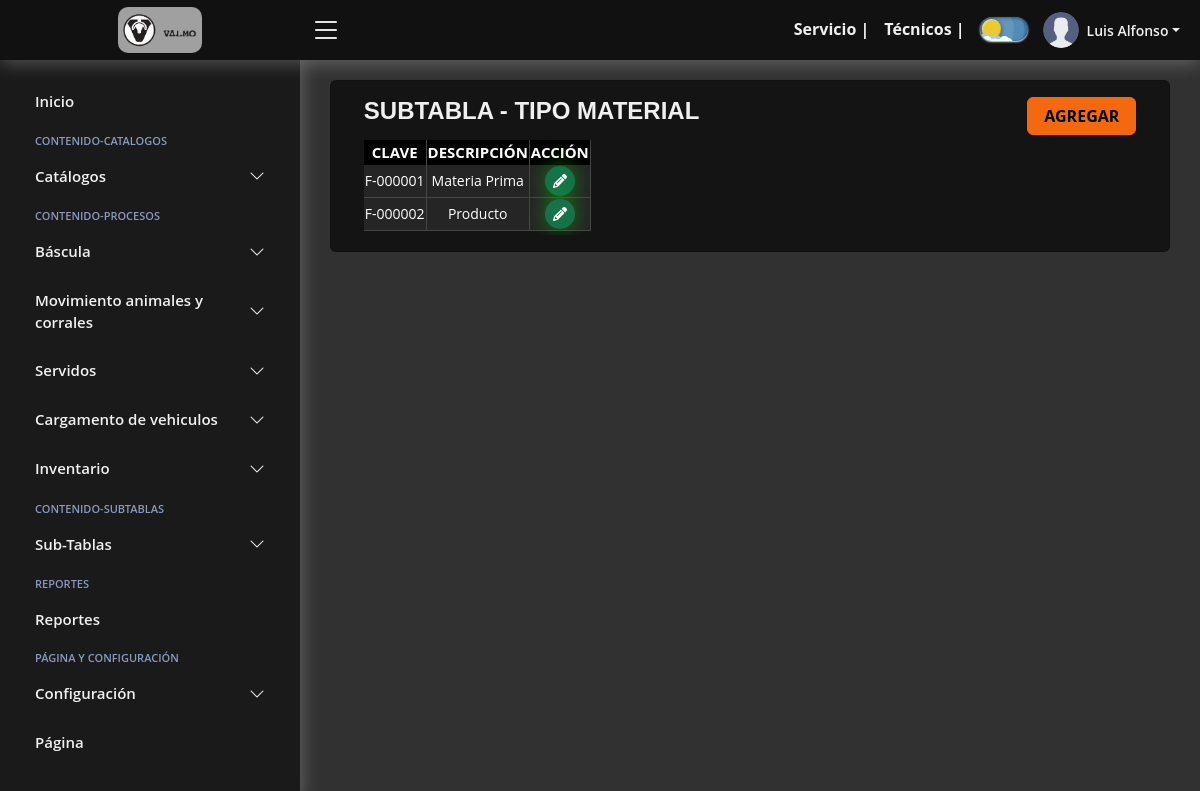
Screenshot of /SubTabla-Tipo-Material/ (signed in) with the database file from the repository.
### Aplicacion/models.py (models this page shows)
class tblTipoMaterial(models.Model):
    ID = models.AutoField(primary_key=True)
    Clave = models.CharField(max_length=15, null=True)
    Descripcion = models.CharField(max_length=150,null=True)

### Aplicacion/CRUD/mostrarSubTabla.py (the view)
def TablaTipoMaterial(request):
    grupos = grupo_user(request)
    TTipoMaterial = tblTipoMaterial.objects.all()
    ServiciosWeb = servicioActivo()
    return render(request, 'SubTablas/TipoMaterial/index.html',{'grupos': grupos,'ServiciosWeb': ServiciosWeb,
    'TTipoMaterial': TTipoMaterial})

### Aplicacion/views.py (called while the page is built)
@login_required
def grupo_user(request):
    user = request.user
    if user.groups.exists():
        grupo = user.groups.first()
        grupos_user = grupo.name
        grupos = grupos_user
        return grupos

def servicioActivo():
    ServiciosWeb = tblServiciosWeb.objects.get(ID=1)
    FechaDeHoy = date.today().strftime('%Y-%m-%d')
    FechaDeHoy = date.today()
    if ServiciosWeb.FechaVencimiento <= FechaDeHoy:
        fecha_vencimiento = datetime.combine(
            ServiciosWeb.FechaVencimiento, datetime.min.time())
        diferencia = FechaDeHoy - fecha_vencimiento.date()
        dias_pasados = diferencia.days
        EstadoDePago = False
        save_servicio = tblServiciosWeb.objects.get(ID=1)
        save_servicio.EstadoPago = EstadoDePago
        save_servicio.save()
        if ServiciosWeb.EstadoPago == False and dias_pasados == 5:
            Servicios = False
            save_servicio = tblServiciosWeb.objects.get(ID=1)
            save_servicio.Servicio = Servicios
            save_servicio.save()
    return ServiciosWeb

### Aplicacion/templates/SubTablas/TipoMaterial/index.html (shortened to what this page needs)
{% extends "include/header.html" %}
{% load static %}
{% block body %}
{% if ServiciosWeb.Servicio == True or perms.Aplicacion.add_tblserviciosweb %}
<div class="card card-hdr">
    <div class="card-body">
        <div class="row">
            <div class="col-10">
                <h1>SUBTABLA - TIPO MATERIAL</h1>
            </div>
            <div class="col-2">
                {% if perms.Aplicacion.add_tbltipomaterial %}
                <a href="{% url 'F-Tipo-Material'%}">
                    <button type="button" class="btn button-add col-12">
                         AGREGAR
                    </button>
                </a>
                {% endif %}
            </div>
        </div>
        {% if perms.Aplicacion.view_tbltipomaterial %}
        <div class="table-responsive py-1">
            <table class="tabla_id">
                <thead>
                    <tr>
                        <th class="th-responsive">CLAVE</th>
                        <th class="th-responsive">DESCRIPCIÓN</th>
                        {% if perms.Aplicacion.change_tbltipomaterial or perms.Aplicacion.delete_tbltipomaterial %}
                        <th class="th-responsive">ACCIÓN</th>
                        {% endif %}
                    </tr>
                </thead>
                <tbody>
                    {% for TipoMaterial in TTipoMaterial %}
                    <tr>
                        <td>
                            {{ TipoMaterial.Clave}}
                        </td>
                        <td>
                            {{ TipoMaterial.Descripcion}}
                        </td>
                        {% if perms.Aplicacion.change_tbltipomaterial or perms.Aplicacion.delete_tbltipomaterial %}
                        <td>
                            {% if perms.Aplicacion.change_tbltipomaterial %}
                            <a style="display: inline-block;"
                                href="Editar/{{TipoMaterial.ID}}">
                                <button class="edit-button">
                                </button>
                            </a>
                            {% endif %}
                        </td>
                        {% endif %}
                    </tr>
                    {% endfor %}
                </tbody>
            </table>
        </div>
        {% endif %}
    </div>
</div>
{% else %}
<script>
    window.location.href = "{% url 'NoPago' %}";
</script>
{% endif %}
{% endblock %}

### Aplicacion/templates/include/header.html (shortened to what this page needs)
<!DOCTYPE html>
<html lang="es">
<head>
    {% load static %}
    <link rel="stylesheet" href="{% static 'assets/css/jquery.dataTables.min.css' %}">
    <link href="{% static 'assets/vendor/bootstrap/css/bootstrap.min.css' %}" rel="stylesheet">
    <link href="{% static 'assets/vendor/bootstrap-icons/bootstrap-icons.css' %}" rel="stylesheet">
    <link href="{% static 'ruta/select2/select2.min.css' %}" rel="stylesheet" />
    <link href="{% static 'assets/css/style.css' %}" rel="stylesheet">
    <link href="{% static 'assets/css/buttons.css' %}" rel="stylesheet">
</head>
<body>
    <header id="header" class="header fixed-top d-flex align-items-center">
        <div class="d-flex align-items-center justify-content-center">
            <a href="{% url 'Sistema' %}" class="logo d-flex align-items-center">
                <img src="{% static 'assets/img-pages/valmo.png' %}" alt="">
            </a>
            <i class="bi bi-list toggle-sidebar-btn"></i>
        </div>
        <nav class="header-nav ms-auto">
            <ul class="d-flex">
                {% if perms.Aplicacion.add_tbltecnicos or perms.Aplicacion.view_tblserviciosweb %}
                <li class="nav-item dropdown ocultar-top" style="margin: 5px 15px 0 0;">
                    <a class="nav-link collapsed button-top ocultar-top h6-form" href="{% url 'Pagos' %}">
                        Servicio |
                    </a>
                </li>
                {% endif %}
                {% if perms.Aplicacion.add_tbltecnicos or perms.Aplicacion.view_tbltecnicos %}
                <li class="nav-item dropdown ocultar-top" style="margin: 5px 15px 0 0;">
                    <a class="nav-link collapsed ocultar-top h6-form" href="{% url 'TUsuarios' %}">
                        Técnicos |
                    </a>
                </li>
                {% endif %}
                <li class="nav-item dropdown" style="margin: 5px 15px 0 0;">
                    <label class="theme-switch">
                        <div class="theme-switch__container">
                            <div class="theme-switch__clouds"></div>
                            <div class="theme-switch__circle-container">
                                <div class="theme-switch__sun-moon-container">
                                </div>
                            </div>
                        </div>
                    </label>
                </li>
                <li class="nav-item dropdown" style="margin: 0px 20px 0 0;">
                    <a class="nav-link nav-profile d-flex align-items-center pe-0" href="#" data-bs-toggle="dropdown">
                        <img src="{% static 'assets/img/profile-img.png' %}" alt="Profile" class="rounded-circle">
                        <span class="d-none d-md-block dropdown-toggle ps-2">{{user.first_name}}</span>
                    </a>
                </li>
            </ul>
        </nav>
    </header>
    <aside id="sidebar" class="sidebar">
        <ul class="sidebar-nav" id="sidebar-nav">
            <li class="nav-item">
                <a class="nav-link" href="{% url 'Sistema' %}">
                    <span>Inicio</span>
                </a>
            </li>
            <li class="nav-heading">Contenido-Catalogos</li>
            <li class="nav-item">
                <a class="nav-link collapsed" data-bs-target="#components-nav" data-bs-toggle="collapse" href="#">
                    <span>Catálogos</span><i class="bi bi-chevron-down ms-auto"></i>
                </a>
            </li>
            <li class="nav-heading">Contenido-Procesos</li>
            <li class="nav-item">
                <a class="nav-link collapsed" data-bs-target="#forms-bascula" data-bs-toggle="collapse" href="#">
                    <span>Báscula</span><i class="bi bi-chevron-down ms-auto"></i>
                </a>
            </li>
            <li class="nav-item">
                <a class="nav-link collapsed" data-bs-target="#forms-nav" data-bs-toggle="collapse" href="#">
                    <span>Movimiento animales y corrales</span><i class="bi bi-chevron-down ms-auto"></i>
                </a>
            </li>
            <li class="nav-item">
                <a class="nav-link collapsed" data-bs-target="#forms-servidos" data-bs-toggle="collapse" href="#">
                    <span>Servidos</span><i class="bi bi-chevron-down ms-auto"></i>
                </a>
            </li>
            <li class="nav-item">
                <a class="nav-link collapsed" data-bs-target="#forms-tolva" data-bs-toggle="collapse" href="#">
                    <span>Cargamento de vehiculos</span><i class="bi bi-chevron-down ms-auto"></i>
                </a>
            </li>
            <li class="nav-item">
                <a class="nav-link collapsed" data-bs-target="#forms-inventario" data-bs-toggle="collapse" href="#">
                    <span>Inventario</span><i class="bi bi-chevron-down ms-auto"></i>
                </a>
            </li>
            <li class="nav-heading">Contenido-SubTablas</li>
            <li class="nav-item">
                <a class="nav-link collapsed" data-bs-target="#subtables-nav" data-bs-toggle="collapse" href="#">
                    <span>Sub-Tablas</span><i class="bi bi-chevron-down ms-auto"></i>
                </a>
            </li>
            {% if perms.auth.add_user %}
            <li class="nav-heading">Reportes</li>
            <li class="nav-item">
                <a class="nav-link collapsed" href="{% url 'Reportes' %}">
                    <span>Reportes</span>
                </a>
            </li>
            {% endif %}
            <li class="nav-heading">Página y Configuración</li>
            <li class="nav-item">
                <a class="nav-link collapsed" data-bs-target="#tables-nav" data-bs-toggle="collapse" href="#">
                    <span>Configuración</span><i class="bi bi-chevron-down ms-auto"></i>
                </a>
            </li>
            <li class="nav-item">
                <a class="nav-link collapsed" href="{% url 'Inicio' %}">
                    <span>Página</span>
                </a>
            </li>
        </ul>
    </aside>
    <main id="main" class="main">
        <div class="pagetitle">
            {% if user.is_authenticated %}
            {% block body %}
            {% endblock %}
            {% else %}
            <script>
                window.location.href = "{% url 'Login' %}";
            </script>
            {% endif %}
        </div>
    </main>
</body>
</html>

### static/assets/css/buttons.css (style rules this page uses)
.theme-switch { --toggle-size: 16px; --container-width: 3em; --container-height: 1.5em; --container-radius: 3em; --container-light-bg: #3D7EAE; --container-night-bg: #1D1F2C; --circle-container-diameter: 1.5em; --sun-moon-diameter: 1.2em; --sun-bg: #ECCA2F; --moon-bg: #C4C9D1; --spot-color: #959DB1; --circle-container-offset: 0; --stars-color: #fff; --clouds-color: #F3FDFF; --back-clouds-color: #AACADF; --transition: .5s cubic-bezier(0, -0.02, 0.4, 1.25); --circle-transition: .3s cubic-bezier(0, -0.02, 0.35, 1.17); }
.theme-switch, .theme-switch *, .theme-switch *::before, .theme-switch *::after { box-sizing: border-box; margin: 0; padding: 0; font-size: var(--toggle-size); }
.theme-switch__container { width: var(--container-width); height: var(--container-height); background-color: var(--container-light-bg); border-radius: var(--container-radius); overflow: hidden; cursor: pointer; box-shadow: 0em -0.062em 0.062em rgba(0, 0, 0, 0.25), 0em 0.062em 0.125em rgba(255, 255, 255, 0.94); transition: var(--transition); position: relative; }
.theme-switch__container::before { content: ""; position: absolute; z-index: 1; inset: 0; box-shadow: 0em 0.05em 0.187em rgba(0, 0, 0, 0.25) inset, 0em 0.05em 0.187em rgba(0, 0, 0, 0.25) inset; border-radius: var(--container-radius); }
.theme-switch__circle-container { width: var(--circle-container-diameter); height: var(--circle-container-diameter); background-color: rgba(255, 255, 255, 0.1); position: absolute; left: var(--circle-container-offset); top: 50%; transform: translateY(-50%); border-radius: 50%; box-shadow: inset 0 0 0 3.375em rgba(255, 255, 255, 0.1), 0 0 0 0.625em rgba(255, 255, 255, 0.1), 0 0 0 1.25em rgba(255, 255, 255, 0.1); display: flex; transition: var(--circle-transition); pointer-events: none; }
.theme-switch__sun-moon-container { pointer-events: auto; position: relative; z-index: 2; width: var(--sun-moon-diameter); height: var(--sun-moon-diameter); margin: auto; border-radius: 50%; background-color: var(--sun-bg); box-shadow: 0.062em 0.062em 0.062em 0em rgba(254, 255, 239, 0.61) inset, 0em -0.062em 0.062em 0em #a1872a inset; filter: drop-shadow(0.062em 0.125em 0.125em rgba(0, 0, 0, 0.25)) drop-shadow(0em 0.062em 0.125em rgba(0, 0, 0, 0.25)); overflow: hidden; transition: var(--transition); }
.theme-switch__clouds { width: 0.625em; height: 0.625em; background-color: var(--clouds-color); border-radius: 50%; position: absolute; bottom: -0.312em; left: 0.156em; box-shadow: 0.468em 0.156em var(--clouds-color), -0.156em -0.156em var(--back-clouds-color), 0.718em 0.187em var(--clouds-color), 0.25em -0.062em var(--back-clouds-color), 1.093em 0 var(--clouds-color), 0.625em -0.031em var(--back-clouds-color), 1.312em 0.125em var(--clouds-color); transition: var(--transition); z-index: 1; }
.edit-button { width: 30px; height: 30px; border-radius: 50%; background-color: rgba(21, 115, 71); border: none; font-weight: 600; display: flex; align-items: center; justify-content: center; box-shadow: 0px 0px 20px rgba(0, 255, 8, 0.416); cursor: pointer; transition-duration: 0.3s; overflow: hidden; position: relative; text-decoration: none !important; }
.edit-svgIcon { width: 14px; transition-duration: 0.3s; }
.edit-button::before { display: none; content: "Editar"; color: white; transition-duration: 0.3s; font-size: 2px; }

### rows the page displays
tblTipoMaterial: Clave "F-000001", Descripcion "Materia Prima"
tblTipoMaterial: Clave "F-000002", Descripcion "Producto"

### other values shown
{{ user.first_name }} "Luis Alfonso"
